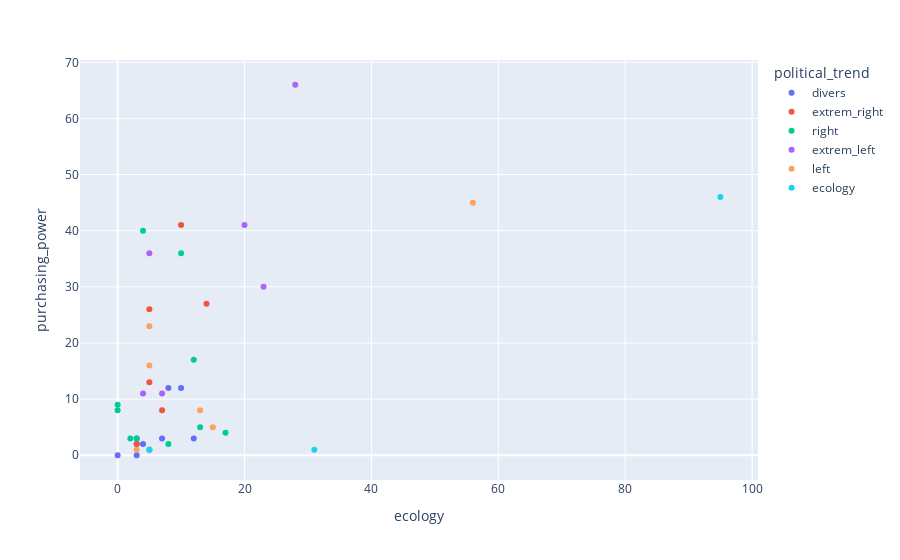

This figure's notebook cell:
### Code cell
fig = px.scatter(lexicon_score_per_user_df, x=first_lexicon, y=second_lexicon, color="political_trend", hover_data=["name"])
fig.show()

### Figure 1 — Plotly figure (JSON) as saved in the notebook; plotly's stock layout.template omitted (floating-point values rounded to 4 significant figures)
{"data": [{"customdata": [["Luc Laforets"], ["Alex Langlois"], ["Fabrice Grimal"], ["Clara Egger"], ["François Asselineau"], ["Marie Cau"], ["Georges Kuzmanovic"], ["Jean Lassale"], ["Martin Rocca"], ["Gilles Lazzarini"]], "hovertemplate": "political_trend=divers<br>ecology=%{x}<br>purchasing_power=%{y}<br>name=%{customdata[0]}<extra></extra>", "legendgroup": "divers", "marker": {"color": "#636efa", "symbol": "circle"}, "mode": "markers", "name": "divers", "orientation": "v", "showlegend": true, "type": "scatter", "x": [5, 7, 4, 3, 8, 3, 10, 3, 0, 12], "xaxis": "x", "y": [1, 3, 2, 0, 12, 2, 12, 3, 0, 3], "yaxis": "y"}, {"customdata": [["Nicolas Dupont-Aignan"], ["Eric Zemmour"], ["Jean-Frédéric Poisson"], ["Florian Philippot"], ["Marine Le Pen"], ["Antoine Martinez"]], "hovertemplate": "political_trend=extrem_right<br>ecology=%{x}<br>purchasing_power=%{y}<br>name=%{customdata[0]}<extra></extra>", "legendgroup": "extrem_right", "marker": {"color": "#EF553B", "symbol": "circle"}, "mode": "markers", "name": "extrem_right", "orientation": "v", "showlegend": true, "type": "scatter", "x": [14, 5, 7, 5, 10, 3], "xaxis": "x", "y": [27, 13, 8, 26, 41, 2], "yaxis": "y"}, {"customdata": [["Emmanuel Macron"], ["Édouard Philippe"], ["Régis Ollivier"], ["Philippe Juvin"], ["Jacline Mouraud"], ["Michel Barnier"], ["Eric Ciotti"], ["Denis Payre"], ["Valérie Pécresse"], ["Xavier Bertrand"]], "hovertemplate": "political_trend=right<br>ecology=%{x}<br>purchasing_power=%{y}<br>name=%{customdata[0]}<extra></extra>", "legendgroup": "right", "marker": {"color": "#00cc96", "symbol": "circle"}, "mode": "markers", "name": "right", "orientation": "v", "showlegend": true, "type": "scatter", "x": [17, 3, 0, 2, 0, 8, 4, 10, 13, 12], "xaxis": "x", "y": [4, 3, 8, 3, 9, 2, 40, 36, 5, 17], "yaxis": "y"}, {"customdata": [["Anasse Kazib"], ["Philippe Poutou"], ["Jean-Luc Mélenchon"], ["Nathalie Arthaud"], ["Fabien Roussel"], ["Gerard Filoche"]], "hovertemplate": "political_trend=extrem_left<br>ecology=%{x}<br>purchasing_power=%{y}<br>name=%{customdata[0]}<extra></extra>", "legendgroup": "extrem_left", "marker": {"color": "#ab63fa", "symbol": "circle"}, "mode": "markers", "name": "extrem_left", "orientation": "v", "showlegend": true, "type": "scatter", "x": [5, 4, 23, 7, 28, 20], "xaxis": "x", "y": [36, 11, 30, 11, 66, 41], "yaxis": "y"}, {"customdata": [["Anna Agueb-Porterie"], ["Pierre Larrouturou"], ["Charlotte Marchandise"], ["Philippe Mazuel"], ["Arnaud Montebourg"], ["Stéphane Le Foll"], ["Anne Hidalgo"]], "hovertemplate": "political_trend=left<br>ecology=%{x}<br>purchasing_power=%{y}<br>name=%{customdata[0]}<extra></extra>", "legendgroup": "left", "marker": {"color": "#FFA15A", "symbol": "circle"}, "mode": "markers", "name": "left", "orientation": "v", "showlegend": true, "type": "scatter", "x": [15, 5, 13, 3, 5, 5, 56], "xaxis": "x", "y": [5, 23, 8, 1, 16, 1, 45], "yaxis": "y"}, {"customdata": [["Hélène Thouy"], ["Yannick Jadot"], ["Antoine Waechter"]], "hovertemplate": "political_trend=ecology<br>ecology=%{x}<br>purchasing_power=%{y}<br>name=%{customdata[0]}<extra></extra>", "legendgroup": "ecology", "marker": {"color": "#19d3f3", "symbol": "circle"}, "mode": "markers", "name": "ecology", "orientation": "v", "showlegend": true, "type": "scatter", "x": [5, 95, 31], "xaxis": "x", "y": [1, 46, 1], "yaxis": "y"}], "layout": {"legend": {"title": {"text": "political_trend"}, "tracegroupgap": 0}, "margin": {"t": 60}, "xaxis": {"anchor": "y", "domain": [0, 1], "title": {"text": "ecology"}}, "yaxis": {"anchor": "x", "domain": [0, 1], "title": {"text": "purchasing_power"}}}}
